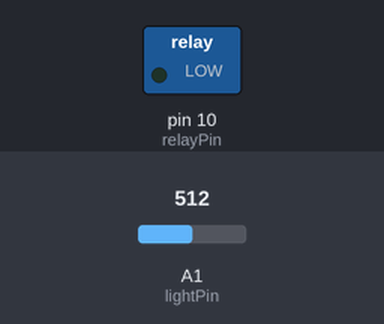
A sketch run on a simulated Arduino Uno, built with avr-gcc and run on an emulated ATmega328P. Shown: switched loads named in the sketch (green lamp = pin HIGH). Inputs (shaded band) come from the test bench; at power-on: A1 (lightPin) = 512. What the sketch prints to the serial monitor is not drawn.

Above: at 0.2 s.
Timing chart, 0 to 1.9 s (numbered marks = the images above):
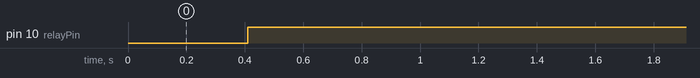

Measured:
- by itself, pin 10 (relayPin): LOW → HIGH at 0.41 s

The sketch:

Kitchen_LED-counter-controller.ino
```cpp
int relayPin=10;
int lightPin=1;
int lightValue=0;

int lightThreshold=400;

// smoothReadLight() variables
const int numReadings = 10;
int readings[numReadings];      // the readings from the analog input
int readIndex = 0;              // the index of the current reading
int readDelay=2;                // delay between readings
int total = 0;                  // the running total
int average = 0;                // the average


// the loop routine runs over and over again forever:
void loop() {

  smoothReadLight();        // reads light avg value into global variable lightValue
  Serial.print("lightValue=");
  Serial.println(lightValue);
  delay(50);

  if(lightValue > lightThreshold){
    digitalWrite(relayPin, HIGH);
    delay(2000);
  } else {
    digitalWrite(relayPin, LOW);
  }

  delay(1);        // delay in between reads for stability
}


void smoothReadLight(){
  // subtract the last reading:
  total = total - readings[readIndex];
  // read from the sensor:
  readings[readIndex] = analogRead(lightPin);
  // add the reading to the total:
  total = total + readings[readIndex];
  // advance to the next position in the array:
  readIndex = readIndex + 1;

  // if we're at the end of the array...
  if (readIndex >= numReadings) {
    // ...wrap around to the beginning:
    readIndex = 0;
  }

  // calculate the average:
  average = total / numReadings;
  // send it to the computer as ASCII digits
  lightValue=average;
}


// the setup routine runs once when you press reset:
void setup() {
  // initialize serial communication at 9600 bits per second:
  Serial.begin(9600);
  pinMode(relayPin,OUTPUT);

  // initialize all the readings to 0:
  for (int thisReading = 0; thisReading < numReadings; thisReading++) {
    readings[thisReading] = 0;
  }
}
```
